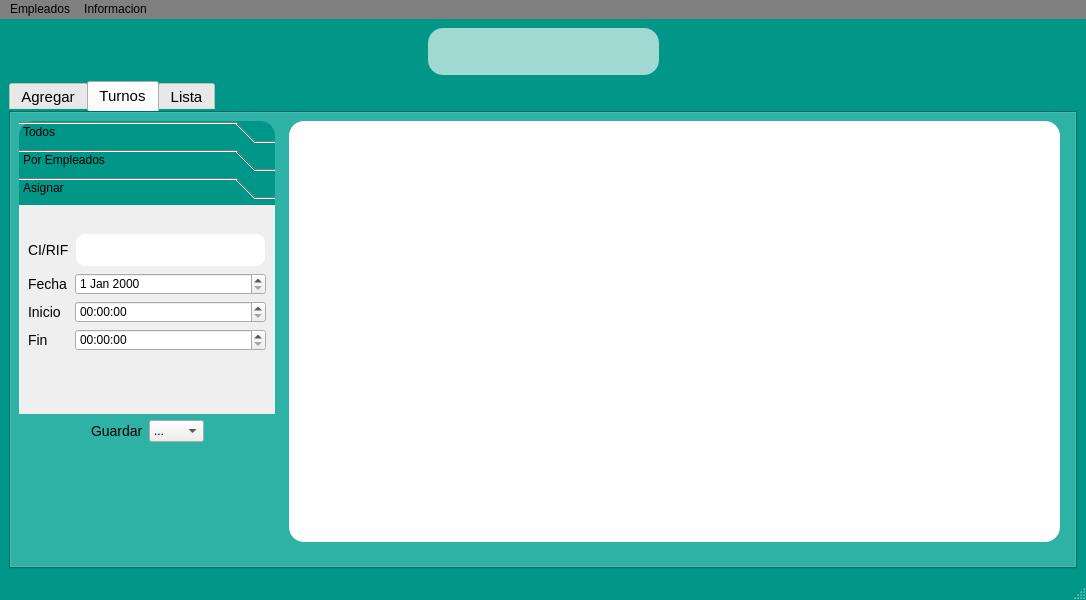
<?xml version="1.0" encoding="UTF-8"?>
<ui version="4.0">
 <class>VentanaEmpleados</class>
 <widget class="QMainWindow" name="VentanaEmpleados">
  <property name="geometry">
   <rect>
    <x>0</x>
    <y>0</y>
    <width>1086</width>
    <height>600</height>
   </rect>
  </property>
  <property name="windowTitle">
   <string>MainWindow</string>
  </property>
  <property name="styleSheet">
   <string notr="true">QPushButton#btnAgregar {
	border-radius: 15px;
	color: white;
	font-family: 'Roboto';
	font-size: 25px;
	image: url(&quot;../Iconos/usuario.png&quot;);
}

QPushButton#btnTurnos {
		border-radius: 15px;
		color: white;
		font-family: 'Roboto';
		font-size: 25px;
		image: url(&quot;../Iconos/turnos.png&quot;);
}

QPushButton#btnLista {
		border-radius: 15px;
		color: white;
		font-family: 'Roboto';
		font-size: 25px;
		image: url(&quot;../Iconos/bloc.png&quot;);
}

QGroupBox {
	border-radius: 15px;
	background-color: #A0D8D2;
	font-family: 'Roboto';
}

QLineEdit {
	background-color: white;
	border-style: ouset;
	border-width: 2px;
	border-color: white;
	border-radius: 10px;
	font: bold 14px;
	min-width: 10em;
	padding: 6px;
}
QTextEdit {
		background-color: white;
	border-style: outset;
	border-width: 1px;
	border-color: white;
	border-radius: 10px;
	font: bold 10px;
	min-width: 10em;
	padding:2px;
}

QPushButton#btnAgregar:hover {
	background-color: #D3F9F8;
}

QPushButton#btnTurnos:hover {
		background-color: #D3F9F8;
}

QPushButton#btnLista:hover {
		background-color: #D3F9F8;
}

QLabel {
	font-family: 'Roboto';
	font-size: 14px;
	border-style: inset;
}

QPushButton#btnAgregar_2 {
	border-radius: 15px;
	color: white;
	font-family: 'Roboto';
	font-size: 25px;
	image: url(&quot;../Iconos/usuario2.png&quot;);
}

QPushButton#btnLimpiar {
	border-radius: 15px;
	color: white;
	font-family: 'Roboto';
	font-size: 25px;
	image: url(&quot;../Iconos/limpiar.png&quot;);
}

QPushButton#btnCerrar_Agregar {
	border-radius: 15px;
	color: white;
	font-family: 'Roboto';
	font-size: 25px;
	image: url(&quot;../Iconos/cancelar.png&quot;);
}

QPushButton#btnAgregar_2:hover {
	background-color: green;
}

QPushButton#btnLimpiar:hover{
	background-color: #B9FFFD
}

QPushButton#btnCerrar_Agregar:hover {
	background-color: red;
}

QPushButton#btnCerrar_Turnos {
	border-radius: 15px;
	font-family: 'Roboto';
	font-size: 25px;
	image: url(&quot;../Iconos/cancelar.png&quot;);
}
QPushButton#btnCerrar_Turnos:hover {
	background-color: red;
}
QPushButton#btnEliminar {
	border-radius: 15px;
	color: white;
	font-family: 'Roboto';
	font-size: 25px;
	image: url(&quot;../Iconos/usuario3.png&quot;);
}
QPushButton#btnRecargar {
	border-radius: 15px;
	color: white;
	font-family: 'Roboto';
	font-size: 25px;
	image: url(&quot;../Iconos/archivo.png&quot;);
}
QPushButton#btnCerrar_Lista {
	border-radius: 15px;
	color: white;
	font-family: 'Roboto';
	font-size: 25px;
	image: url(&quot;../Iconos/cancelar.png&quot;);
}
QPushButton#btnAsignar{
	border-radius: 15px;
	color: white;
	font-family: 'Roboto';
	font-size: 25px;
	image: url(&quot;../Iconos/usuario4.png&quot;);
}
QPushButton#btnEliminar:hover{
	background-color: red;
}
QPushButton#btnAgregar:hover {
	background-color: #D3F9F8;
}

QPushButton#btnRecargar:hover {
		background-color: #D3F9F8;
}

QPushButton#btnCerrar_Lista:hover {
		background-color: red;
}

QTableWidget {
	border-radius: 15px;
	background-color: white;
}

QToolBox {
	border-radius: 15px;
	
}
QTabWidget {
	border-radius: 15px;
	background-color: white;
	font-family: 'Roboto';
	font-size: 15px;
}

QMenuBar {
	borde-radius: 15px;
	background-color:grey;
}
QAction {
	background-color: white;
}
QMainWindow {
		background-color: #009688;
}
QTabWidget {
 border-size: 15px;
 background-color: #009688;
}

QToolBox {
	border-size: 15px;
	 background-color: #009688;

}</string>
  </property>
  <widget class="QWidget" name="centralwidget">
   <layout class="QGridLayout" name="gridLayout_15">
    <item row="0" column="0">
     <layout class="QGridLayout" name="gridLayout_14">
      <item row="0" column="0">
       <layout class="QGridLayout" name="gridLayout_13">
        <item row="0" column="0">
         <spacer name="horizontalSpacer_7">
          <property name="orientation">
           <enum>Qt::Horizontal</enum>
          </property>
          <property name="sizeHint" stdset="0">
           <size>
            <width>40</width>
            <height>20</height>
           </size>
          </property>
         </spacer>
        </item>
        <item row="0" column="1">
         <widget class="QGroupBox" name="groupBox">
          <property name="title">
           <string/>
          </property>
          <layout class="QGridLayout" name="gridLayout">
           <item row="0" column="2">
            <widget class="QPushButton" name="btnLista">
             <property name="toolTip">
              <string>&lt;html&gt;&lt;head/&gt;&lt;body&gt;&lt;p&gt;Listar toda la informacion sobre los empleados&lt;/p&gt;&lt;/body&gt;&lt;/html&gt;</string>
             </property>
             <property name="text">
              <string/>
             </property>
            </widget>
           </item>
           <item row="0" column="0">
            <widget class="QPushButton" name="btnAgregar">
             <property name="toolTip">
              <string>&lt;html&gt;&lt;head/&gt;&lt;body&gt;&lt;p&gt;Agregar un nuevo empleado&lt;/p&gt;&lt;p&gt;&lt;br/&gt;&lt;/p&gt;&lt;/body&gt;&lt;/html&gt;</string>
             </property>
             <property name="text">
              <string/>
             </property>
            </widget>
           </item>
           <item row="0" column="1">
            <widget class="QPushButton" name="btnTurnos">
             <property name="toolTip">
              <string>&lt;html&gt;&lt;head/&gt;&lt;body&gt;&lt;p&gt;Asignar o listar turnos&lt;/p&gt;&lt;/body&gt;&lt;/html&gt;</string>
             </property>
             <property name="text">
              <string/>
             </property>
            </widget>
           </item>
          </layout>
         </widget>
        </item>
        <item row="0" column="2">
         <spacer name="horizontalSpacer_8">
          <property name="orientation">
           <enum>Qt::Horizontal</enum>
          </property>
          <property name="sizeHint" stdset="0">
           <size>
            <width>40</width>
            <height>20</height>
           </size>
          </property>
         </spacer>
        </item>
       </layout>
      </item>
      <item row="1" column="0">
       <widget class="QTabWidget" name="tabEmpleados">
        <property name="currentIndex">
         <number>1</number>
        </property>
        <widget class="QWidget" name="tabAgregar">
         <attribute name="title">
          <string>Agregar</string>
         </attribute>
         <layout class="QGridLayout" name="gridLayout_17">
          <item row="0" column="0">
           <layout class="QGridLayout" name="gridLayout_16">
            <item row="0" column="0">
             <layout class="QGridLayout" name="gridLayout_2">
              <item row="0" column="0">
               <widget class="QLabel" name="label">
                <property name="text">
                 <string>CI/RIF</string>
                </property>
               </widget>
              </item>
              <item row="0" column="1">
               <widget class="QLineEdit" name="leCI_RIF"/>
              </item>
              <item row="1" column="0">
               <widget class="QLabel" name="label_2">
                <property name="text">
                 <string>Nombre</string>
                </property>
               </widget>
              </item>
              <item row="1" column="1">
               <widget class="QLineEdit" name="leNombre"/>
              </item>
              <item row="2" column="0">
               <widget class="QLabel" name="label_3">
                <property name="text">
                 <string>Apellido</string>
                </property>
               </widget>
              </item>
              <item row="2" column="1">
               <widget class="QLineEdit" name="leApellido"/>
              </item>
              <item row="3" column="0">
               <widget class="QLabel" name="label_4">
                <property name="text">
                 <string>Correo</string>
                </property>
               </widget>
              </item>
              <item row="3" column="1">
               <widget class="QLineEdit" name="leCorreo"/>
              </item>
              <item row="4" column="0">
               <widget class="QLabel" name="label_5">
                <property name="text">
                 <string>Telefono</string>
                </property>
               </widget>
              </item>
              <item row="4" column="1">
               <widget class="QLineEdit" name="leTelefono"/>
              </item>
              <item row="5" column="0">
               <widget class="QLabel" name="label_6">
                <property name="text">
                 <string>Direccion</string>
                </property>
               </widget>
              </item>
              <item row="5" column="1">
               <widget class="QTextEdit" name="teDireccion"/>
              </item>
              <item row="6" column="0">
               <widget class="QLabel" name="label_7">
                <property name="text">
                 <string>Sueldo</string>
                </property>
               </widget>
              </item>
              <item row="6" column="1">
               <widget class="QLineEdit" name="leSueldo"/>
              </item>
             </layout>
            </item>
            <item row="1" column="0">
             <layout class="QGridLayout" name="gridLayout_4">
              <item row="0" column="0">
               <spacer name="horizontalSpacer_2">
                <property name="orientation">
                 <enum>Qt::Horizontal</enum>
                </property>
                <property name="sizeHint" stdset="0">
                 <size>
                  <width>40</width>
                  <height>20</height>
                 </size>
                </property>
               </spacer>
              </item>
              <item row="0" column="1">
               <layout class="QGridLayout" name="gridLayout_3">
                <item row="0" column="0">
                 <widget class="QPushButton" name="btnAgregar_2">
                  <property name="toolTip">
                   <string>&lt;html&gt;&lt;head/&gt;&lt;body&gt;&lt;p&gt;Agregar al nuevo empleado&lt;/p&gt;&lt;/body&gt;&lt;/html&gt;</string>
                  </property>
                  <property name="text">
                   <string/>
                  </property>
                 </widget>
                </item>
                <item row="0" column="1">
                 <widget class="QPushButton" name="btnLimpiar">
                  <property name="toolTip">
                   <string>&lt;html&gt;&lt;head/&gt;&lt;body&gt;&lt;p&gt;borrar todo lo escrito&lt;/p&gt;&lt;/body&gt;&lt;/html&gt;</string>
                  </property>
                  <property name="text">
                   <string/>
                  </property>
                 </widget>
                </item>
                <item row="0" column="2">
                 <widget class="QPushButton" name="btnCerrar_Agregar">
                  <property name="toolTip">
                   <string>&lt;html&gt;&lt;head/&gt;&lt;body&gt;&lt;p&gt;cerrar esta pestaña&lt;/p&gt;&lt;/body&gt;&lt;/html&gt;</string>
                  </property>
                  <property name="text">
                   <string/>
                  </property>
                 </widget>
                </item>
               </layout>
              </item>
              <item row="0" column="2">
               <spacer name="horizontalSpacer">
                <property name="orientation">
                 <enum>Qt::Horizontal</enum>
                </property>
                <property name="sizeHint" stdset="0">
                 <size>
                  <width>40</width>
                  <height>20</height>
                 </size>
                </property>
               </spacer>
              </item>
             </layout>
            </item>
           </layout>
          </item>
         </layout>
        </widget>
        <widget class="QWidget" name="tabTurnos">
         <attribute name="title">
          <string>Turnos</string>
         </attribute>
         <widget class="QTableWidget" name="tablaTurnos">
          <property name="geometry">
           <rect>
            <x>280</x>
            <y>10</y>
            <width>771</width>
            <height>421</height>
           </rect>
          </property>
         </widget>
         <widget class="QWidget" name="layoutWidget">
          <property name="geometry">
           <rect>
            <x>10</x>
            <y>10</y>
            <width>256</width>
            <height>356</height>
           </rect>
          </property>
          <layout class="QGridLayout" name="gridLayout_27">
           <item row="0" column="0">
            <widget class="QToolBox" name="tbTurnos">
             <property name="currentIndex">
              <number>2</number>
             </property>
             <widget class="QWidget" name="page">
              <property name="geometry">
               <rect>
                <x>0</x>
                <y>0</y>
                <width>104</width>
                <height>45</height>
               </rect>
              </property>
              <attribute name="label">
               <string>Todos</string>
              </attribute>
              <layout class="QGridLayout" name="gridLayout_6">
               <item row="0" column="0">
                <layout class="QGridLayout" name="gridLayout_5">
                 <item row="0" column="0">
                  <widget class="QLabel" name="label_9">
                   <property name="text">
                    <string>Por</string>
                   </property>
                  </widget>
                 </item>
                 <item row="0" column="1">
                  <widget class="QComboBox" name="cbTodos">
                   <item>
                    <property name="text">
                     <string>...</string>
                    </property>
                   </item>
                   <item>
                    <property name="text">
                     <string>Dia</string>
                    </property>
                   </item>
                   <item>
                    <property name="text">
                     <string>Mes</string>
                    </property>
                   </item>
                   <item>
                    <property name="text">
                     <string>Año</string>
                    </property>
                   </item>
                  </widget>
                 </item>
                </layout>
               </item>
              </layout>
             </widget>
             <widget class="QWidget" name="page_2">
              <property name="geometry">
               <rect>
                <x>0</x>
                <y>0</y>
                <width>290</width>
                <height>86</height>
               </rect>
              </property>
              <attribute name="label">
               <string>Por Empleados</string>
              </attribute>
              <layout class="QGridLayout" name="gridLayout_8">
               <item row="0" column="0">
                <layout class="QGridLayout" name="gridLayout_7">
                 <item row="0" column="0" colspan="2">
                  <widget class="QLabel" name="label_8">
                   <property name="text">
                    <string>CI/RIF</string>
                   </property>
                  </widget>
                 </item>
                 <item row="0" column="2" colspan="2">
                  <widget class="QLineEdit" name="leCI_RIF_2"/>
                 </item>
                 <item row="1" column="1" colspan="2">
                  <widget class="QComboBox" name="cbEmpleados">
                   <item>
                    <property name="text">
                     <string>...</string>
                    </property>
                   </item>
                   <item>
                    <property name="text">
                     <string>Dia</string>
                    </property>
                   </item>
                   <item>
                    <property name="text">
                     <string>Mes</string>
                    </property>
                   </item>
                   <item>
                    <property name="text">
                     <string>Año</string>
                    </property>
                   </item>
                  </widget>
                 </item>
                 <item row="1" column="0">
                  <widget class="QLabel" name="label_16">
                   <property name="text">
                    <string>Por</string>
                   </property>
                  </widget>
                 </item>
                 <item row="1" column="3">
                  <spacer name="horizontalSpacer_4">
                   <property name="orientation">
                    <enum>Qt::Horizontal</enum>
                   </property>
                   <property name="sizeHint" stdset="0">
                    <size>
                     <width>40</width>
                     <height>20</height>
                    </size>
                   </property>
                  </spacer>
                 </item>
                </layout>
               </item>
              </layout>
             </widget>
             <widget class="QWidget" name="page_3">
              <property name="geometry">
               <rect>
                <x>0</x>
                <y>0</y>
                <width>254</width>
                <height>186</height>
               </rect>
              </property>
              <attribute name="label">
               <string>Asignar</string>
              </attribute>
              <layout class="QGridLayout" name="gridLayout_11">
               <item row="0" column="0">
                <layout class="QGridLayout" name="gridLayout_10">
                 <item row="0" column="0">
                  <widget class="QLabel" name="label_10">
                   <property name="text">
                    <string>CI/RIF</string>
                   </property>
                  </widget>
                 </item>
                 <item row="0" column="1">
                  <widget class="QLineEdit" name="leCI_RIF_3"/>
                 </item>
                 <item row="1" column="0">
                  <widget class="QLabel" name="label_11">
                   <property name="text">
                    <string>Fecha</string>
                   </property>
                  </widget>
                 </item>
                 <item row="1" column="1">
                  <widget class="QDateEdit" name="dateFecha"/>
                 </item>
                 <item row="2" column="0">
                  <widget class="QLabel" name="label_12">
                   <property name="text">
                    <string>Inicio</string>
                   </property>
                  </widget>
                 </item>
                 <item row="2" column="1">
                  <widget class="QTimeEdit" name="timeInicio"/>
                 </item>
                 <item row="3" column="0">
                  <widget class="QLabel" name="label_13">
                   <property name="text">
                    <string>Fin</string>
                   </property>
                  </widget>
                 </item>
                 <item row="3" column="1">
                  <widget class="QTimeEdit" name="timeFin"/>
                 </item>
                 <item row="4" column="0" colspan="2">
                  <layout class="QGridLayout" name="gridLayout_9">
                   <item row="0" column="0">
                    <spacer name="horizontalSpacer_5">
                     <property name="orientation">
                      <enum>Qt::Horizontal</enum>
                     </property>
                     <property name="sizeHint" stdset="0">
                      <size>
                       <width>40</width>
                       <height>20</height>
                      </size>
                     </property>
                    </spacer>
                   </item>
                   <item row="0" column="1">
                    <widget class="QPushButton" name="btnAsignar">
                     <property name="toolTip">
                      <string>&lt;html&gt;&lt;head/&gt;&lt;body&gt;&lt;p&gt;Asignar un turno&lt;/p&gt;&lt;/body&gt;&lt;/html&gt;</string>
                     </property>
                     <property name="text">
                      <string/>
                     </property>
                    </widget>
                   </item>
                   <item row="0" column="2">
                    <spacer name="horizontalSpacer_6">
                     <property name="orientation">
                      <enum>Qt::Horizontal</enum>
                     </property>
                     <property name="sizeHint" stdset="0">
                      <size>
                       <width>40</width>
                       <height>20</height>
                      </size>
                     </property>
                    </spacer>
                   </item>
                  </layout>
                 </item>
                </layout>
               </item>
              </layout>
             </widget>
            </widget>
           </item>
           <item row="1" column="0">
            <layout class="QGridLayout" name="gridLayout_26">
             <item row="0" column="0">
              <layout class="QGridLayout" name="gridLayout_25">
               <item row="0" column="0">
                <spacer name="horizontalSpacer_3">
                 <property name="orientation">
                  <enum>Qt::Horizontal</enum>
                 </property>
                 <property name="sizeHint" stdset="0">
                  <size>
                   <width>40</width>
                   <height>20</height>
                  </size>
                 </property>
                </spacer>
               </item>
               <item row="0" column="1">
                <layout class="QGridLayout" name="gridLayout_12">
                 <item row="0" column="0">
                  <widget class="QLabel" name="label_14">
                   <property name="text">
                    <string>Guardar</string>
                   </property>
                  </widget>
                 </item>
                 <item row="0" column="1">
                  <widget class="QComboBox" name="cbGuardar">
                   <item>
                    <property name="text">
                     <string>...</string>
                    </property>
                   </item>
                   <item>
                    <property name="text">
                     <string>CSV</string>
                    </property>
                   </item>
                   <item>
                    <property name="text">
                     <string>PDF</string>
                    </property>
                   </item>
                  </widget>
                 </item>
                </layout>
               </item>
               <item row="0" column="2">
                <spacer name="horizontalSpacer_13">
                 <property name="orientation">
                  <enum>Qt::Horizontal</enum>
                 </property>
                 <property name="sizeHint" stdset="0">
                  <size>
                   <width>40</width>
                   <height>20</height>
                  </size>
                 </property>
                </spacer>
               </item>
              </layout>
             </item>
             <item row="1" column="0">
              <layout class="QGridLayout" name="gridLayout_24">
               <item row="0" column="0">
                <spacer name="horizontalSpacer_14">
                 <property name="orientation">
                  <enum>Qt::Horizontal</enum>
                 </property>
                 <property name="sizeHint" stdset="0">
                  <size>
                   <width>40</width>
                   <height>20</height>
                  </size>
                 </property>
                </spacer>
               </item>
               <item row="0" column="1">
                <widget class="QPushButton" name="btnCerrar_Turnos">
                 <property name="toolTip">
                  <string>&lt;html&gt;&lt;head/&gt;&lt;body&gt;&lt;p&gt;cierra la pestaña turnos&lt;/p&gt;&lt;p&gt;&lt;br/&gt;&lt;/p&gt;&lt;/body&gt;&lt;/html&gt;</string>
                 </property>
                 <property name="text">
                  <string/>
                 </property>
                </widget>
               </item>
               <item row="0" column="2">
                <spacer name="horizontalSpacer_15">
                 <property name="orientation">
                  <enum>Qt::Horizontal</enum>
                 </property>
                 <property name="sizeHint" stdset="0">
                  <size>
                   <width>40</width>
                   <height>20</height>
                  </size>
                 </property>
                </spacer>
               </item>
              </layout>
             </item>
            </layout>
           </item>
          </layout>
         </widget>
        </widget>
        <widget class="QWidget" name="tabLista">
         <attribute name="title">
          <string>Lista</string>
         </attribute>
         <layout class="QGridLayout" name="gridLayout_23">
          <item row="0" column="0">
           <layout class="QGridLayout" name="gridLayout_22">
            <item row="0" column="0">
             <layout class="QGridLayout" name="gridLayout_20">
              <item row="0" column="0">
               <widget class="QLineEdit" name="leBuscar_Lista"/>
              </item>
              <item row="1" column="0">
               <widget class="QTableWidget" name="tablaLista"/>
              </item>
             </layout>
            </item>
            <item row="1" column="0">
             <layout class="QGridLayout" name="gridLayout_19">
              <item row="0" column="0">
               <spacer name="horizontalSpacer_9">
                <property name="orientation">
                 <enum>Qt::Horizontal</enum>
                </property>
                <property name="sizeHint" stdset="0">
                 <size>
                  <width>40</width>
                  <height>20</height>
                 </size>
                </property>
               </spacer>
              </item>
              <item row="0" column="1">
               <layout class="QGridLayout" name="gridLayout_18">
                <item row="0" column="1">
                 <widget class="QPushButton" name="btnRecargar">
                  <property name="toolTip">
                   <string>&lt;html&gt;&lt;head/&gt;&lt;body&gt;&lt;p&gt;Actualizar la lista&lt;/p&gt;&lt;/body&gt;&lt;/html&gt;</string>
                  </property>
                  <property name="text">
                   <string/>
                  </property>
                 </widget>
                </item>
                <item row="0" column="2">
                 <widget class="QPushButton" name="btnCerrar_Lista">
                  <property name="toolTip">
                   <string>&lt;html&gt;&lt;head/&gt;&lt;body&gt;&lt;p&gt;Cerrar la pestaña lista&lt;/p&gt;&lt;/body&gt;&lt;/html&gt;</string>
                  </property>
                  <property name="text">
                   <string/>
                  </property>
                 </widget>
                </item>
                <item row="0" column="0">
                 <widget class="QPushButton" name="btnEliminar">
                  <property name="toolTip">
                   <string>&lt;html&gt;&lt;head/&gt;&lt;body&gt;&lt;p&gt;Eliminar un empleado&lt;/p&gt;&lt;/body&gt;&lt;/html&gt;</string>
                  </property>
                  <property name="text">
                   <string/>
                  </property>
                 </widget>
                </item>
               </layout>
              </item>
              <item row="0" column="2">
               <spacer name="horizontalSpacer_10">
                <property name="orientation">
                 <enum>Qt::Horizontal</enum>
                </property>
                <property name="sizeHint" stdset="0">
                 <size>
                  <width>40</width>
                  <height>20</height>
                 </size>
                </property>
               </spacer>
              </item>
             </layout>
            </item>
            <item row="2" column="0">
             <layout class="QGridLayout" name="gridLayout_21">
              <item row="0" column="0">
               <spacer name="horizontalSpacer_11">
                <property name="orientation">
                 <enum>Qt::Horizontal</enum>
                </property>
                <property name="sizeHint" stdset="0">
                 <size>
                  <width>40</width>
                  <height>20</height>
                 </size>
                </property>
               </spacer>
              </item>
              <item row="0" column="1">
               <widget class="QLabel" name="label_15">
                <property name="text">
                 <string>Guardar</string>
                </property>
               </widget>
              </item>
              <item row="0" column="2">
               <widget class="QComboBox" name="cbGuardar_Lista">
                <item>
                 <property name="text">
                  <string>...</string>
                 </property>
                </item>
                <item>
                 <property name="text">
                  <string>CSV</string>
                 </property>
                </item>
                <item>
                 <property name="text">
                  <string>PDF</string>
                 </property>
                </item>
               </widget>
              </item>
              <item row="0" column="3">
               <spacer name="horizontalSpacer_12">
                <property name="orientation">
                 <enum>Qt::Horizontal</enum>
                </property>
                <property name="sizeHint" stdset="0">
                 <size>
                  <width>40</width>
                  <height>20</height>
                 </size>
                </property>
               </spacer>
              </item>
             </layout>
            </item>
           </layout>
          </item>
         </layout>
        </widget>
       </widget>
      </item>
     </layout>
    </item>
   </layout>
  </widget>
  <widget class="QMenuBar" name="menubar">
   <property name="geometry">
    <rect>
     <x>0</x>
     <y>0</y>
     <width>1086</width>
     <height>22</height>
    </rect>
   </property>
   <widget class="QMenu" name="menuInformacion">
    <property name="title">
     <string>Empleados</string>
    </property>
    <addaction name="actionAgregar"/>
    <addaction name="actionTurnos"/>
    <addaction name="actionLista"/>
    <addaction name="separator"/>
    <addaction name="actionSalir"/>
   </widget>
   <widget class="QMenu" name="menuInformacion_2">
    <property name="title">
     <string>Informacion</string>
    </property>
    <addaction name="actionAcercaDe"/>
   </widget>
   <addaction name="menuInformacion"/>
   <addaction name="menuInformacion_2"/>
  </widget>
  <widget class="QStatusBar" name="statusbar"/>
  <action name="actionAgregar">
   <property name="text">
    <string>Agregar</string>
   </property>
  </action>
  <action name="actionTurnos">
   <property name="text">
    <string>Turnos</string>
   </property>
  </action>
  <action name="actionLista">
   <property name="text">
    <string>Lista</string>
   </property>
  </action>
  <action name="actionSalir">
   <property name="text">
    <string>Salir</string>
   </property>
  </action>
  <action name="actionAcercaDe">
   <property name="text">
    <string>AcercaDe</string>
   </property>
  </action>
 </widget>
 <resources/>
 <connections>
  <connection>
   <sender>btnLimpiar</sender>
   <signal>clicked()</signal>
   <receiver>leSueldo</receiver>
   <slot>clear()</slot>
   <hints>
    <hint type="sourcelabel">
     <x>490</x>
     <y>541</y>
    </hint>
    <hint type="destinationlabel">
     <x>417</x>
     <y>510</y>
    </hint>
   </hints>
  </connection>
  <connection>
   <sender>btnLimpiar</sender>
   <signal>clicked()</signal>
   <receiver>teDireccion</receiver>
   <slot>clear()</slot>
   <hints>
    <hint type="sourcelabel">
     <x>448</x>
     <y>529</y>
    </hint>
    <hint type="destinationlabel">
     <x>448</x>
     <y>411</y>
    </hint>
   </hints>
  </connection>
  <connection>
   <sender>btnLimpiar</sender>
   <signal>clicked()</signal>
   <receiver>leTelefono</receiver>
   <slot>clear()</slot>
   <hints>
    <hint type="sourcelabel">
     <x>519</x>
     <y>546</y>
    </hint>
    <hint type="destinationlabel">
     <x>172</x>
     <y>277</y>
    </hint>
   </hints>
  </connection>
  <connection>
   <sender>btnLimpiar</sender>
   <signal>clicked()</signal>
   <receiver>leCorreo</receiver>
   <slot>clear()</slot>
   <hints>
    <hint type="sourcelabel">
     <x>519</x>
     <y>537</y>
    </hint>
    <hint type="destinationlabel">
     <x>178</x>
     <y>259</y>
    </hint>
   </hints>
  </connection>
  <connection>
   <sender>btnLimpiar</sender>
   <signal>clicked()</signal>
   <receiver>leApellido</receiver>
   <slot>clear()</slot>
   <hints>
    <hint type="sourcelabel">
     <x>519</x>
     <y>547</y>
    </hint>
    <hint type="destinationlabel">
     <x>130</x>
     <y>224</y>
    </hint>
   </hints>
  </connection>
  <connection>
   <sender>btnLimpiar</sender>
   <signal>clicked()</signal>
   <receiver>leNombre</receiver>
   <slot>clear()</slot>
   <hints>
    <hint type="sourcelabel">
     <x>514</x>
     <y>537</y>
    </hint>
    <hint type="destinationlabel">
     <x>202</x>
     <y>188</y>
    </hint>
   </hints>
  </connection>
  <connection>
   <sender>btnLimpiar</sender>
   <signal>clicked()</signal>
   <receiver>leCI_RIF</receiver>
   <slot>clear()</slot>
   <hints>
    <hint type="sourcelabel">
     <x>524</x>
     <y>539</y>
    </hint>
    <hint type="destinationlabel">
     <x>192</x>
     <y>159</y>
    </hint>
   </hints>
  </connection>
 </connections>
</ui>
